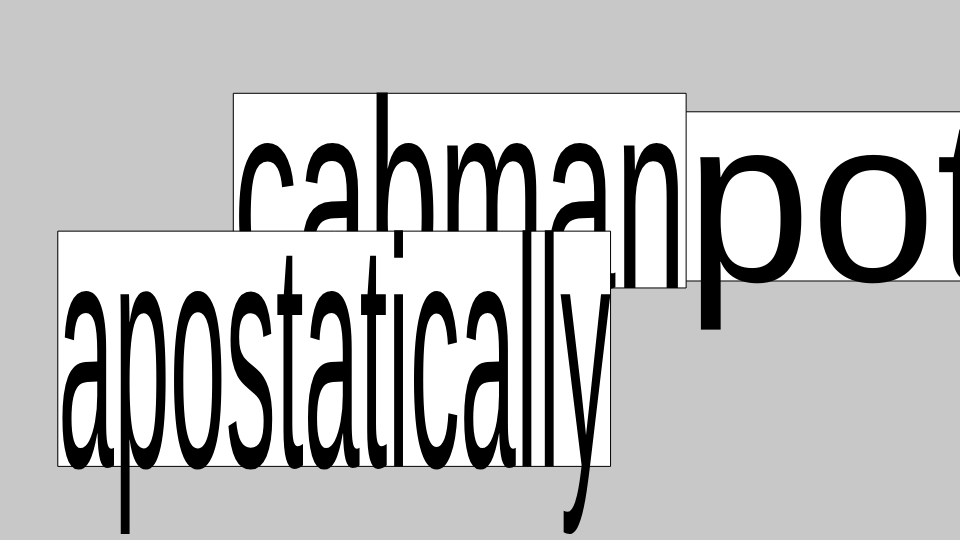
Frame 1 (no input)
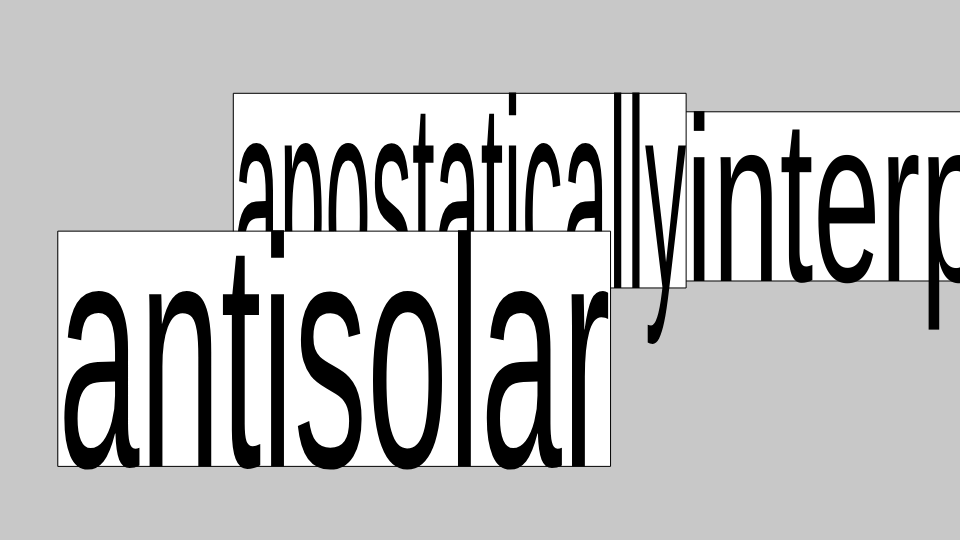
Frame 60 (no input)
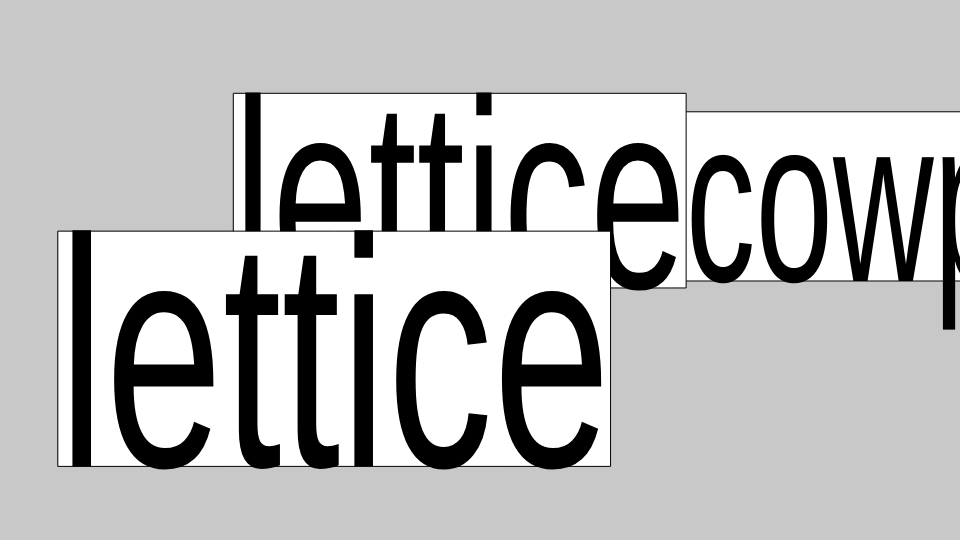
Frame 120 (the mouse pressed at the canvas centre since frame 60)

The p5.js sketch that drew these frames (run headless with seeded random() and noise() and a simulated clock; from frame 60 on, the mouse is pressed at the canvas centre):

// p5.js sketch
// ── sketch.js
var frames = [];
var vertTypeScale = 1.385;
var randomWords = ["hematocyst", "apostatically", "effectivity", "carer", "thoracic", "potos", "curn", "unsquarable", "lettice", "antisolar", "uneluded", "hornito", "nondivergency", "nonassociative", "interpolish", "cabman", "gingeli", "cowpoke", "aegialia", "misrepresent"];

function setup() {
  createCanvas(960, 540);

  for (var i = 0; i < 3; i++) {
    frames[i] = new Frame(random(width), random(height), random(400, 600), random(100, 300), random(100, 500));
  }
}

function draw() {
  background(200);

  for (var i = 0; i < frames.length; i++) {
    frames[i].display();
  }

}

function Frame (xPos, yPos, w, h, displayLength) {
  // a new frame is created with properties selected by the user
  this.xPos = xPos;
  this.yPos = yPos;
  this.w = w;
  this.h = h;
  this.displayLength = displayLength;

  this.startTime = millis();
  this.word = random(randomWords);
  this.horScaleFactor = calculateHorTextScale(this.word, this.w, this.h);

  // dragging is set to false initially, as the frame is not being dragged yet
  this.dragging = false;
  this.xOffset = 0;
  this.yOffset = 0;

  // the display functions displays the frame and first checks if it's being dragged
  // if so, the move function is called to update the frame's xPos and yPos
  this.display = function() {
    if(millis() - this.startTime > this.displayLength) {
      this.word = random(randomWords);
      this.horScaleFactor = calculateHorTextScale(this.word, this.w, this.h);
      this.startTime = millis();
    }

    if(this.dragging === true) {
      this.move(mouseX + this.xOffset, mouseY + this.yOffset);
    }

    fill(255);
    rect(this.xPos, this.yPos, this.w, this.h);

    fill(0);
    textSize(this.h * vertTypeScale);

    push();
    scale(this.horScaleFactor, 1);
    text(this.word, this.xPos / this.horScaleFactor, this.yPos + this.h);
    pop();
  }

  this.move = function(targetX, targetY) {
    this.xPos = targetX;
    this.yPos = targetY;
  }

  // if the clicked function is called, it is checked if the mouse is on top of a frame
  // dragging will be set to true in this case
  this.clicked = function() {
    if(mouseX > this.xPos &&
       mouseX < this.xPos + this.w &&
       mouseY > this.yPos &&
       mouseY < this.yPos + this.h) {
      this.dragging = true;
      this.xOffset = this.xPos - mouseX;
      this.yOffset = this.yPos - mouseY;
    }
  }

  // if the release function is called, dragging will be set to false again, as the user is not dragging anymore
  this.released = function() {
    this.dragging = false;
  }
}

// if the mouse is pressed the clicked function is called on the frame
function mousePressed() {
  for (var i = 0; i < frames.length; i++) {
    frames[i].clicked();
  }
}

// if the mouse is released the released function is called on the frame
function mouseReleased() {
  for (var i = 0; i < frames.length; i++) {
    frames[i].released();
  }
}

function calculateHorTextScale(word, frameWidth, frameHeight) {
  textSize(frameHeight * vertTypeScale);
  var tw = textWidth(word);
  var horScaleFactor = frameWidth / tw;
  return horScaleFactor;
}
